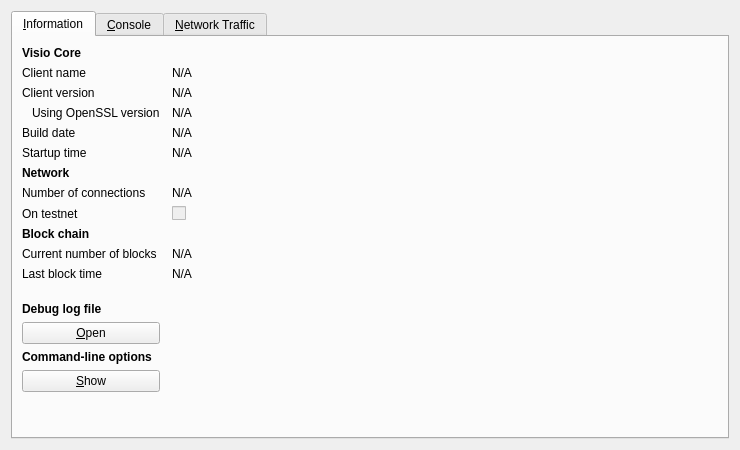
<?xml version="1.0" encoding="UTF-8"?>
<ui version="4.0">
 <class>RPCConsole</class>
 <widget class="QDialog" name="RPCConsole">
  <property name="geometry">
   <rect>
    <x>0</x>
    <y>0</y>
    <width>740</width>
    <height>450</height>
   </rect>
  </property>
  <property name="windowTitle">
   <string>Visio - Debug window</string>
  </property>
  <layout class="QVBoxLayout" name="verticalLayout_2">
   <item>
    <widget class="QTabWidget" name="tabWidget">
     <property name="currentIndex">
      <number>0</number>
     </property>
     <widget class="QWidget" name="tab_info">
      <attribute name="title">
       <string>&amp;Information</string>
      </attribute>
      <layout class="QGridLayout" name="gridLayout" columnstretch="0,1">
       <property name="horizontalSpacing">
        <number>12</number>
       </property>
       <item row="0" column="0">
        <widget class="QLabel" name="label_9">
         <property name="font">
          <font>
           <weight>75</weight>
           <bold>true</bold>
          </font>
         </property>
         <property name="text">
          <string>Visio Core</string>
         </property>
        </widget>
       </item>
       <item row="1" column="0">
        <widget class="QLabel" name="label_5">
         <property name="text">
          <string>Client name</string>
         </property>
        </widget>
       </item>
       <item row="1" column="1">
        <widget class="QLabel" name="clientName">
         <property name="cursor">
          <cursorShape>IBeamCursor</cursorShape>
         </property>
         <property name="text">
          <string>N/A</string>
         </property>
         <property name="textFormat">
          <enum>Qt::PlainText</enum>
         </property>
         <property name="textInteractionFlags">
          <set>Qt::LinksAccessibleByMouse|Qt::TextSelectableByKeyboard|Qt::TextSelectableByMouse</set>
         </property>
        </widget>
       </item>
       <item row="2" column="0">
        <widget class="QLabel" name="label_6">
         <property name="text">
          <string>Client version</string>
         </property>
        </widget>
       </item>
       <item row="2" column="1">
        <widget class="QLabel" name="clientVersion">
         <property name="cursor">
          <cursorShape>IBeamCursor</cursorShape>
         </property>
         <property name="text">
          <string>N/A</string>
         </property>
         <property name="textFormat">
          <enum>Qt::PlainText</enum>
         </property>
         <property name="textInteractionFlags">
          <set>Qt::LinksAccessibleByMouse|Qt::TextSelectableByKeyboard|Qt::TextSelectableByMouse</set>
         </property>
        </widget>
       </item>
       <item row="3" column="0">
        <widget class="QLabel" name="label_14">
         <property name="text">
          <string>Using OpenSSL version</string>
         </property>
         <property name="indent">
          <number>10</number>
         </property>
        </widget>
       </item>
       <item row="3" column="1">
        <widget class="QLabel" name="openSSLVersion">
         <property name="cursor">
          <cursorShape>IBeamCursor</cursorShape>
         </property>
         <property name="text">
          <string>N/A</string>
         </property>
         <property name="textFormat">
          <enum>Qt::PlainText</enum>
         </property>
         <property name="textInteractionFlags">
          <set>Qt::LinksAccessibleByMouse|Qt::TextSelectableByKeyboard|Qt::TextSelectableByMouse</set>
         </property>
        </widget>
       </item>
       <item row="4" column="0">
        <widget class="QLabel" name="label_12">
         <property name="text">
          <string>Build date</string>
         </property>
        </widget>
       </item>
       <item row="4" column="1">
        <widget class="QLabel" name="buildDate">
         <property name="cursor">
          <cursorShape>IBeamCursor</cursorShape>
         </property>
         <property name="text">
          <string>N/A</string>
         </property>
         <property name="textFormat">
          <enum>Qt::PlainText</enum>
         </property>
         <property name="textInteractionFlags">
          <set>Qt::LinksAccessibleByMouse|Qt::TextSelectableByKeyboard|Qt::TextSelectableByMouse</set>
         </property>
        </widget>
       </item>
       <item row="5" column="0">
        <widget class="QLabel" name="label_13">
         <property name="text">
          <string>Startup time</string>
         </property>
        </widget>
       </item>
       <item row="5" column="1">
        <widget class="QLabel" name="startupTime">
         <property name="cursor">
          <cursorShape>IBeamCursor</cursorShape>
         </property>
         <property name="text">
          <string>N/A</string>
         </property>
         <property name="textFormat">
          <enum>Qt::PlainText</enum>
         </property>
         <property name="textInteractionFlags">
          <set>Qt::LinksAccessibleByMouse|Qt::TextSelectableByKeyboard|Qt::TextSelectableByMouse</set>
         </property>
        </widget>
       </item>
       <item row="6" column="0">
        <widget class="QLabel" name="label_11">
         <property name="font">
          <font>
           <weight>75</weight>
           <bold>true</bold>
          </font>
         </property>
         <property name="text">
          <string>Network</string>
         </property>
        </widget>
       </item>
       <item row="7" column="0">
        <widget class="QLabel" name="label_7">
         <property name="text">
          <string>Number of connections</string>
         </property>
        </widget>
       </item>
       <item row="7" column="1">
        <widget class="QLabel" name="numberOfConnections">
         <property name="cursor">
          <cursorShape>IBeamCursor</cursorShape>
         </property>
         <property name="text">
          <string>N/A</string>
         </property>
         <property name="textFormat">
          <enum>Qt::PlainText</enum>
         </property>
         <property name="textInteractionFlags">
          <set>Qt::LinksAccessibleByMouse|Qt::TextSelectableByKeyboard|Qt::TextSelectableByMouse</set>
         </property>
        </widget>
       </item>
       <item row="8" column="0">
        <widget class="QLabel" name="label_8">
         <property name="text">
          <string>On testnet</string>
         </property>
        </widget>
       </item>
       <item row="8" column="1">
        <widget class="QCheckBox" name="isTestNet">
         <property name="enabled">
          <bool>false</bool>
         </property>
         <property name="text">
          <string/>
         </property>
        </widget>
       </item>
       <item row="9" column="0">
        <widget class="QLabel" name="label_10">
         <property name="font">
          <font>
           <weight>75</weight>
           <bold>true</bold>
          </font>
         </property>
         <property name="text">
          <string>Block chain</string>
         </property>
        </widget>
       </item>
       <item row="10" column="0">
        <widget class="QLabel" name="label_3">
         <property name="text">
          <string>Current number of blocks</string>
         </property>
        </widget>
       </item>
       <item row="10" column="1">
        <widget class="QLabel" name="numberOfBlocks">
         <property name="cursor">
          <cursorShape>IBeamCursor</cursorShape>
         </property>
         <property name="text">
          <string>N/A</string>
         </property>
         <property name="textFormat">
          <enum>Qt::PlainText</enum>
         </property>
         <property name="textInteractionFlags">
          <set>Qt::LinksAccessibleByMouse|Qt::TextSelectableByKeyboard|Qt::TextSelectableByMouse</set>
         </property>
        </widget>
       </item>
       <item row="11" column="0">
        <widget class="QLabel" name="label_2">
         <property name="text">
          <string>Last block time</string>
         </property>
        </widget>
       </item>
       <item row="11" column="1">
        <widget class="QLabel" name="lastBlockTime">
         <property name="cursor">
          <cursorShape>IBeamCursor</cursorShape>
         </property>
         <property name="text">
          <string>N/A</string>
         </property>
         <property name="textFormat">
          <enum>Qt::PlainText</enum>
         </property>
         <property name="textInteractionFlags">
          <set>Qt::LinksAccessibleByMouse|Qt::TextSelectableByKeyboard|Qt::TextSelectableByMouse</set>
         </property>
        </widget>
       </item>
       <item row="12" column="0">
        <spacer name="verticalSpacer_2">
         <property name="orientation">
          <enum>Qt::Vertical</enum>
         </property>
         <property name="sizeHint" stdset="0">
          <size>
           <width>20</width>
           <height>20</height>
          </size>
         </property>
        </spacer>
       </item>
       <item row="13" column="0">
        <widget class="QLabel" name="labelDebugLogfile">
         <property name="font">
          <font>
           <weight>75</weight>
           <bold>true</bold>
          </font>
         </property>
         <property name="text">
          <string>Debug log file</string>
         </property>
        </widget>
       </item>
       <item row="14" column="0">
        <widget class="QPushButton" name="openDebugLogfileButton">
         <property name="toolTip">
          <string>Open the Visio debug log file from the current data directory. This can take a few seconds for large log files.</string>
         </property>
         <property name="text">
          <string>&amp;Open</string>
         </property>
         <property name="autoDefault">
          <bool>false</bool>
         </property>
        </widget>
       </item>
       <item row="15" column="0">
        <widget class="QLabel" name="labelCLOptions">
         <property name="font">
          <font>
           <weight>75</weight>
           <bold>true</bold>
          </font>
         </property>
         <property name="text">
          <string>Command-line options</string>
         </property>
        </widget>
       </item>
       <item row="16" column="0">
        <widget class="QPushButton" name="showCLOptionsButton">
         <property name="toolTip">
          <string>Show the Visio-Qt help message to get a list with possible Visio command-line options.</string>
         </property>
         <property name="text">
          <string>&amp;Show</string>
         </property>
         <property name="autoDefault">
          <bool>false</bool>
         </property>
        </widget>
       </item>
       <item row="17" column="0">
        <spacer name="verticalSpacer">
         <property name="orientation">
          <enum>Qt::Vertical</enum>
         </property>
         <property name="sizeHint" stdset="0">
          <size>
           <width>20</width>
           <height>40</height>
          </size>
         </property>
        </spacer>
       </item>
      </layout>
     </widget>
     <widget class="QWidget" name="tab_console">
      <attribute name="title">
       <string>&amp;Console</string>
      </attribute>
      <layout class="QVBoxLayout" name="verticalLayout_3">
       <property name="spacing">
        <number>3</number>
       </property>
       <item>
        <widget class="QTextEdit" name="messagesWidget">
         <property name="minimumSize">
          <size>
           <width>0</width>
           <height>100</height>
          </size>
         </property>
         <property name="readOnly">
          <bool>true</bool>
         </property>
         <property name="tabKeyNavigation" stdset="0">
          <bool>false</bool>
         </property>
         <property name="columnCount" stdset="0">
          <number>2</number>
         </property>
        </widget>
       </item>
       <item>
        <layout class="QHBoxLayout" name="horizontalLayout">
         <property name="spacing">
          <number>3</number>
         </property>
         <item>
          <widget class="QLabel" name="label">
           <property name="text">
            <string notr="true">&gt;</string>
           </property>
          </widget>
         </item>
         <item>
          <widget class="QLineEdit" name="lineEdit"/>
         </item>
         <item>
          <widget class="QPushButton" name="clearButton">
           <property name="maximumSize">
            <size>
             <width>24</width>
             <height>24</height>
            </size>
           </property>
           <property name="toolTip">
            <string>Clear console</string>
           </property>
           <property name="text">
            <string/>
           </property>
           <property name="icon">
            <iconset resource="../bitcoin.qrc">
             <normaloff>:/icons/remove</normaloff>:/icons/remove</iconset>
           </property>
           <property name="shortcut">
            <string notr="true">Ctrl+L</string>
           </property>
           <property name="autoDefault">
            <bool>false</bool>
           </property>
          </widget>
         </item>
        </layout>
       </item>
      </layout>
     </widget>
     <widget class="QWidget" name="tab">
      <attribute name="title">
       <string>&amp;Network Traffic</string>
      </attribute>
      <layout class="QHBoxLayout" name="horizontalLayout_3">
       <item>
        <layout class="QVBoxLayout" name="verticalLayout_4">
         <item>
          <widget class="TrafficGraphWidget" name="trafficGraph" native="true">
           <property name="sizePolicy">
            <sizepolicy hsizetype="Expanding" vsizetype="Expanding">
             <horstretch>0</horstretch>
             <verstretch>0</verstretch>
            </sizepolicy>
           </property>
          </widget>
         </item>
         <item>
          <layout class="QHBoxLayout" name="horizontalLayout_2">
           <item>
            <widget class="QSlider" name="sldGraphRange">
             <property name="minimum">
              <number>1</number>
             </property>
             <property name="maximum">
              <number>288</number>
             </property>
             <property name="pageStep">
              <number>12</number>
             </property>
             <property name="value">
              <number>6</number>
             </property>
             <property name="orientation">
              <enum>Qt::Horizontal</enum>
             </property>
            </widget>
           </item>
           <item>
            <widget class="QLabel" name="lblGraphRange">
             <property name="minimumSize">
              <size>
               <width>100</width>
               <height>0</height>
              </size>
             </property>
             <property name="alignment">
              <set>Qt::AlignCenter</set>
             </property>
            </widget>
           </item>
           <item>
            <widget class="QPushButton" name="btnClearTrafficGraph">
             <property name="text">
              <string>&amp;Clear</string>
             </property>
            </widget>
           </item>
          </layout>
         </item>
        </layout>
       </item>
       <item>
        <layout class="QVBoxLayout" name="verticalLayout">
         <item>
          <widget class="QGroupBox" name="groupBox">
           <property name="title">
            <string>Totals</string>
           </property>
           <layout class="QVBoxLayout" name="verticalLayout_5">
            <item>
             <layout class="QHBoxLayout" name="horizontalLayout_4">
              <item>
               <widget class="Line" name="line">
                <property name="sizePolicy">
                 <sizepolicy hsizetype="Fixed" vsizetype="Fixed">
                  <horstretch>0</horstretch>
                  <verstretch>0</verstretch>
                 </sizepolicy>
                </property>
                <property name="minimumSize">
                 <size>
                  <width>10</width>
                  <height>0</height>
                 </size>
                </property>
                <property name="palette">
                 <palette>
                  <active>
                   <colorrole role="Light">
                    <brush brushstyle="SolidPattern">
                     <color alpha="255">
                      <red>0</red>
                      <green>255</green>
                      <blue>0</blue>
                     </color>
                    </brush>
                   </colorrole>
                  </active>
                  <inactive>
                   <colorrole role="Light">
                    <brush brushstyle="SolidPattern">
                     <color alpha="255">
                      <red>0</red>
                      <green>255</green>
                      <blue>0</blue>
                     </color>
                    </brush>
                   </colorrole>
                  </inactive>
                  <disabled>
                   <colorrole role="Light">
                    <brush brushstyle="SolidPattern">
                     <color alpha="255">
                      <red>0</red>
                      <green>255</green>
                      <blue>0</blue>
                     </color>
                    </brush>
                   </colorrole>
                  </disabled>
                 </palette>
                </property>
                <property name="orientation">
                 <enum>Qt::Horizontal</enum>
                </property>
               </widget>
              </item>
              <item>
               <widget class="QLabel" name="label_16">
                <property name="text">
                 <string>In:</string>
                </property>
               </widget>
              </item>
              <item>
               <widget class="QLabel" name="lblBytesIn">
                <property name="minimumSize">
                 <size>
                  <width>50</width>
                  <height>0</height>
                 </size>
                </property>
                <property name="alignment">
                 <set>Qt::AlignRight|Qt::AlignTrailing|Qt::AlignVCenter</set>
                </property>
               </widget>
              </item>
             </layout>
            </item>
            <item>
             <layout class="QHBoxLayout" name="horizontalLayout_5">
              <item>
               <widget class="Line" name="line_2">
                <property name="sizePolicy">
                 <sizepolicy hsizetype="Fixed" vsizetype="Fixed">
                  <horstretch>0</horstretch>
                  <verstretch>0</verstretch>
                 </sizepolicy>
                </property>
                <property name="minimumSize">
                 <size>
                  <width>10</width>
                  <height>0</height>
                 </size>
                </property>
                <property name="palette">
                 <palette>
                  <active>
                   <colorrole role="Light">
                    <brush brushstyle="SolidPattern">
                     <color alpha="255">
                      <red>255</red>
                      <green>0</green>
                      <blue>0</blue>
                     </color>
                    </brush>
                   </colorrole>
                  </active>
                  <inactive>
                   <colorrole role="Light">
                    <brush brushstyle="SolidPattern">
                     <color alpha="255">
                      <red>255</red>
                      <green>0</green>
                      <blue>0</blue>
                     </color>
                    </brush>
                   </colorrole>
                  </inactive>
                  <disabled>
                   <colorrole role="Light">
                    <brush brushstyle="SolidPattern">
                     <color alpha="255">
                      <red>255</red>
                      <green>0</green>
                      <blue>0</blue>
                     </color>
                    </brush>
                   </colorrole>
                  </disabled>
                 </palette>
                </property>
                <property name="orientation">
                 <enum>Qt::Horizontal</enum>
                </property>
               </widget>
              </item>
              <item>
               <widget class="QLabel" name="label_17">
                <property name="text">
                 <string>Out:</string>
                </property>
               </widget>
              </item>
              <item>
               <widget class="QLabel" name="lblBytesOut">
                <property name="minimumSize">
                 <size>
                  <width>50</width>
                  <height>0</height>
                 </size>
                </property>
                <property name="alignment">
                 <set>Qt::AlignRight|Qt::AlignTrailing|Qt::AlignVCenter</set>
                </property>
               </widget>
              </item>
             </layout>
            </item>
            <item>
             <spacer name="verticalSpacer_4">
              <property name="orientation">
               <enum>Qt::Vertical</enum>
              </property>
              <property name="sizeHint" stdset="0">
               <size>
                <width>20</width>
                <height>407</height>
               </size>
              </property>
             </spacer>
            </item>
           </layout>
          </widget>
         </item>
        </layout>
       </item>
      </layout>
     </widget>
    </widget>
   </item>
  </layout>
 </widget>
 <customwidgets>
  <customwidget>
   <class>TrafficGraphWidget</class>
   <extends>QWidget</extends>
   <header>trafficgraphwidget.h</header>
   <container>1</container>
   <slots>
    <slot>clear()</slot>
   </slots>
  </customwidget>
 </customwidgets>
 <resources>
  <include location="../bitcoin.qrc"/>
 </resources>
 <connections/>
</ui>
